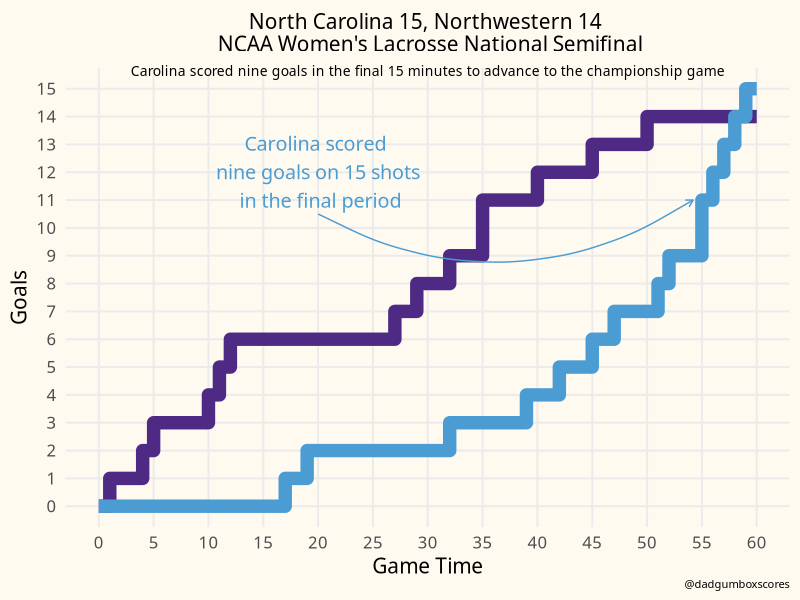

Here is the R script that generated this plot:
# load libraries
library(tidyverse)

# add theme
theme_me <- function () {
  theme_minimal(base_size = 15, base_family = "RobotoCondensed-Regular") %+replace%
    theme (
      plot.title = element_text(hjust = 0.5),
      plot.subtitle = element_text(
        hjust = 0.5,
        vjust = -2,
        lineheight = 0.9,
        size = 10
      ),
      plot.caption = element_text(size = 8, hjust = 1),
      panel.grid.minor = element_blank(),
      plot.background = element_rect(fill = "floral white", color = "floral white")
    )
}

# recreate play-by-play scoring - https://s3.amazonaws.com/sidearm.sites/unc.sidearmsports.com/documents/2022/5/27/UNC_NU.pdf
wlax <- read.csv('uncwlax_pbp_manual.csv')

# colors for schools
school_color <- c("#4E2A84", "#4B9CD3")

# make chart
heels_win <- wlax  %>%
  ggplot(aes(x = Time, y = Score, group = Team)) +
  geom_step(aes(color = Team, size = 0.5)) +
  scale_color_manual(values = school_color) +
  theme_me() +
  scale_y_continuous(breaks = seq(0, 15, 1)) +
  scale_x_continuous(breaks = seq(0, 60, 5)) +
  theme(legend.position = "none") +
  annotate(
    "text",
    x = 20,
    y = 12,
    label = "Carolina scored \n nine goals on 15 shots \n in the final period",
    family = "Chalkboard Bold",
    size = 5,
    color = "#4B9CD3"
  ) +
  annotate(
    geom = "curve",
    color = "#4B9CD3",
    x = 20,
    y = 10.5,
    xend = 54.2,
    yend = 11,
    curvature = .3,
    arrow = arrow(length = unit(2, "mm"))
  ) +
  labs(
    x = "Game Time",
    y = "Goals",
    title = "North Carolina 15, Northwestern 14 \n NCAA Women's Lacrosse National Semifinal",
    subtitle = "Carolina scored nine goals in the final 15 minutes to advance to the championship game",
    caption = "@dadgumboxscores"
  )

# save the chart
ggsave(
  "uncwlax.png",
  heels_win,
  w = 10,
  h = 6,
  dpi = 300,
  type = 'cairo'
)
